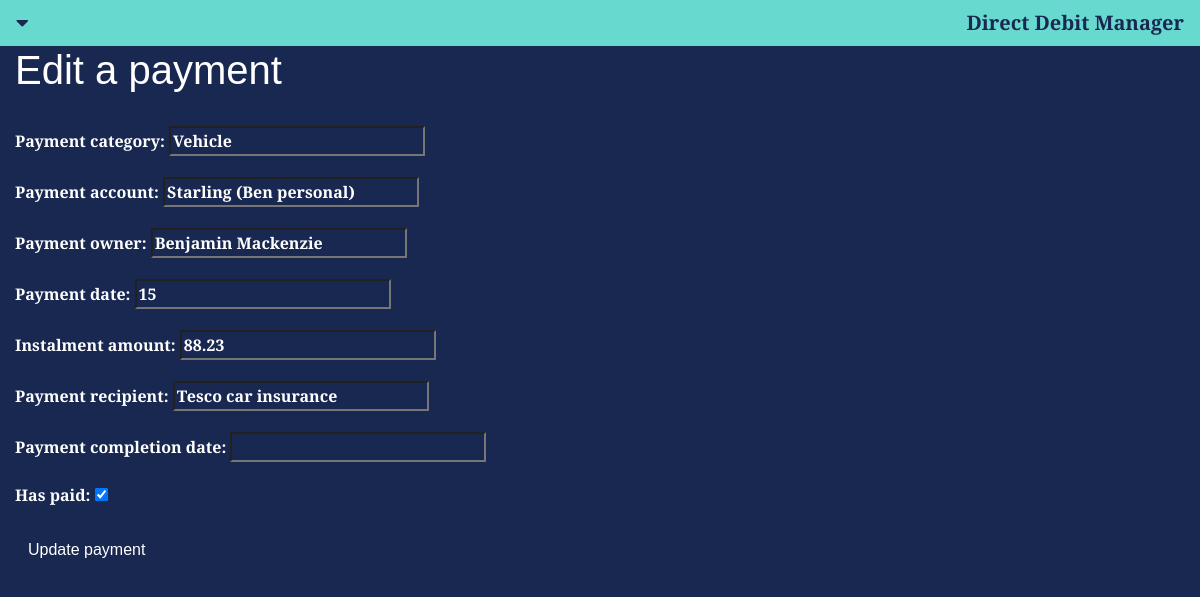
The page /edit_payment/16 on the database as committed earlier.
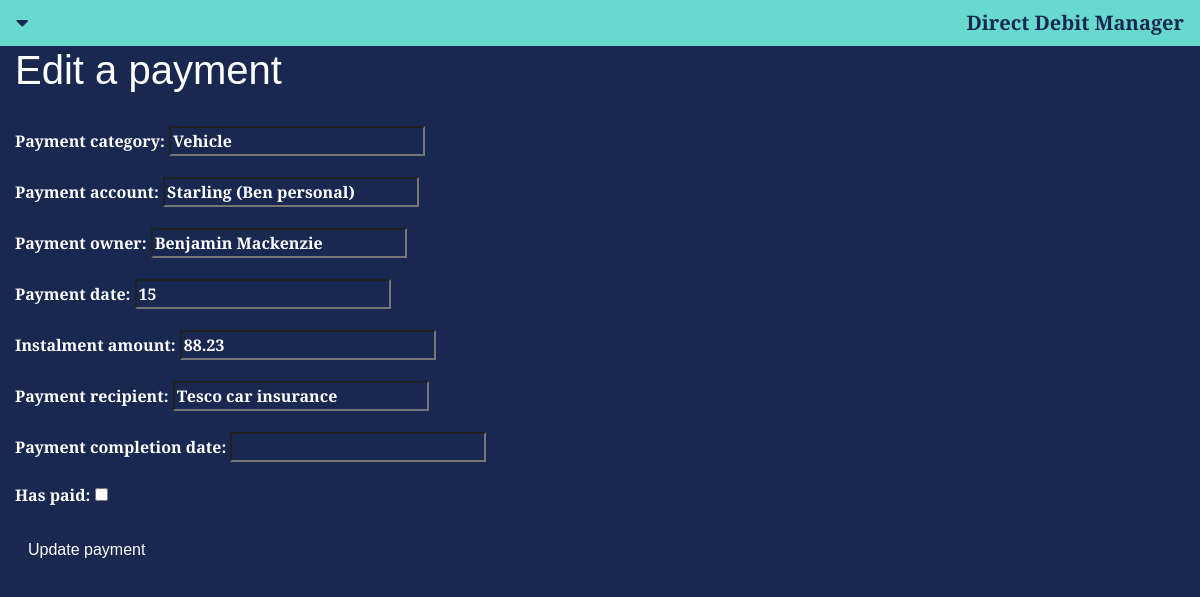
The same page on the database as committed later.
### monthly_budget/models.py (models this page shows, shortened)
class Payment(models.Model):
    payment_category = models.CharField(max_length=50, null=False, blank=False)
    payment_account = models.CharField(max_length=50, null=False, blank=False, default="Starling (Joint)")
    payment_owner = models.CharField(max_length=50, null=False, blank=False, default="Household")
    payment_date = models.IntegerField(null=False, blank=False)
    instalment_amount = models.DecimalField(max_digits=6, decimal_places=2, blank=False)
    payment_recipient = models.CharField(max_length=50, null=False, blank=False)
    has_paid = models.BooleanField(null=False, blank=False, default=False)
    payment_completion_date = models.DateField(null=True, blank=True)

### monthly_budget/views.py (the view)
# urls.py: path('edit_payment/<payment_id>', views.edit_payment, name='edit_payment'),
def edit_payment(request, payment_id):
    paymentItem = get_object_or_404(Payment, id=payment_id)
    if request.method == 'POST':
        paymentForm = PaymentForm(request.POST, instance=paymentItem)
        if paymentForm.is_valid():
            paymentForm.save()
            return redirect('get_monthly_budget_list')
    editPaymentForm = PaymentForm(instance=paymentItem)
    context = {
        'editPaymentForm': editPaymentForm
    }
    return render(request, 'monthly_budget/edit_payment.html', context)

### monthly_budget/forms.py
class PaymentForm(forms.ModelForm):
    class Meta:
        model = Payment
        fields = ['payment_category',
                'payment_account',
                'payment_owner',
                'payment_date',
                'instalment_amount',
                'payment_recipient',
                'payment_completion_date',
                'has_paid']

### monthly_budget/templates/monthly_budget/edit_payment.html (shortened to what this page needs)
{% extends "base.html" %}
{% block content %}
<div class="container-fluid">
    <h1>Edit a payment</h1>
<br>
    <form method="POST">
        {{ editPaymentForm.as_p }}
        <div class="">
            <p>
                <button type="submit" class="btn">Update payment</button>
            </p>
        </div>
    </form>
{% endblock %}

Rows that differ between the two databases and show on the page:
changed Payment "Vehicle": has_paid "☑" → "☐"
